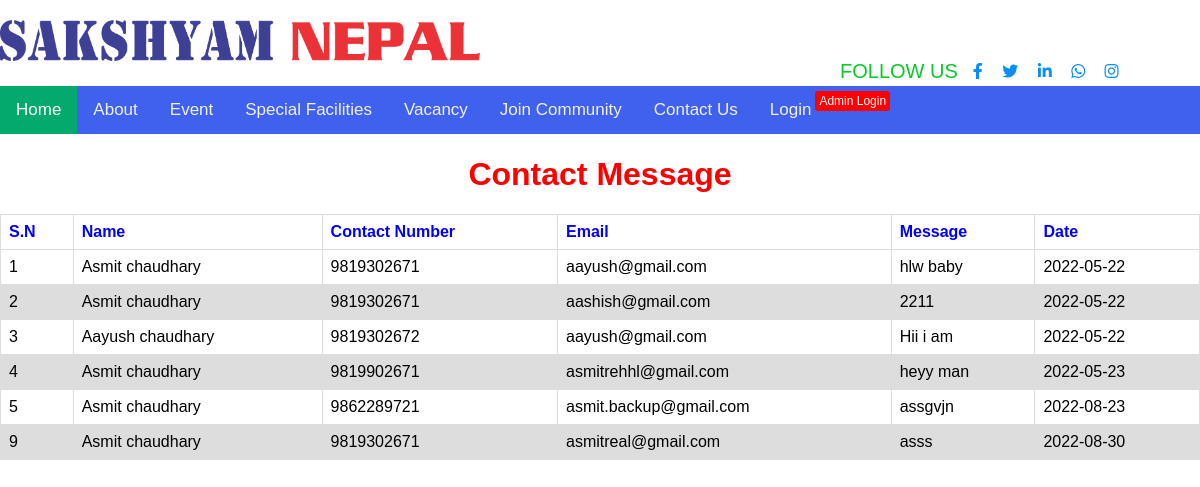
The page /contactlog.php on the database its author committed.
### tables this page shows
CREATE TABLE `contact` (
  `S.N` int(20) NOT NULL,
  `name` varchar(100) NOT NULL,
  `Email` varchar(200) NOT NULL,
  `phone` varchar(200) NOT NULL,
  `comment` varchar(255) NOT NULL,
  `Date` date NOT NULL DEFAULT current_timestamp()
);

### contactlog.php (the view, shortened to what this page needs)
<?php
include 'heade.php';
?>
<?php
$conn = mysqli_connect("localhost","root","","haugs");
$query= "SELECT * FROM contact";
$query_run = mysqli_query($conn,$query);
?>
    <h1>Contact Message</h1>
<table class="table">
<thead>
        <tr>
            <th>S.N</th>
            <th>Name</th>
            <th>Contact Number</th>
            <th>Email</th>
            <th>Message</th>
            <th>Date</th>
        </tr>
    </thead>
    <tbody>
    <?php
        if(mysqli_num_rows($query_run) > 0)
        {
            foreach($query_run as $row)
            {
                ?>
                 <tr>
                    <td><?php echo $row['S.N'];?></td>
                    <td><?php echo $row['name'];?></td>
                    <td><?php echo $row['phone'];?></td>
                    <td><?php echo $row['Email'];?></td>
                    <td><?php echo $row['comment'];?></td>
                    <td><?php echo $row['Date'];?></td>
            </tr>
            <?php
            }
        }
        else{
            ?>
            <tr>
                <td>No Records Available</td>
            </tr>
        <?php
        }
        ?>
</tbody>
</table>

### heade.php (style rules this page uses)
body { margin: 0; font-family: Arial, Helvetica, sans-serif; }

### contactlog.php (style rules this page uses)
table { font-family: arial, sans-serif; border-collapse: collapse; width: 100%; }
th { border: 1px solid #dddddd; text-align: left; padding: 8px; color:blue; }
td { border: 1px solid #dddddd; text-align: left; padding: 8px; }
tr:nth-child(even) { background-color: #dddddd; }
h1 { color:red; text-align:center; }

### rows shown on the page
contact: N "1", name "Asmit chaudhary", phone "9819302671", Email "aayush@gmail.com", comment "hlw baby", Date "2022-05-22"
contact: N "2", name "Asmit chaudhary", phone "9819302671", Email "aashish@gmail.com", comment "2211", Date "2022-05-22"
contact: N "3", name "Aayush chaudhary", phone "9819302672", Email "aayush@gmail.com", comment "Hii i am", Date "2022-05-22"
contact: N "4", name "Asmit chaudhary", phone "9819902671", Email "asmitrehhl@gmail.com", comment "heyy man", Date "2022-05-23"
contact: N "5", name "Asmit chaudhary", phone "9862289721", Email "asmit.backup@gmail.com", comment "assgvjn", Date "2022-08-23"
contact: N "9", name "Asmit chaudhary", phone "9819302671", Email "asmitreal@gmail.com", comment "asss", Date "2022-08-30"
